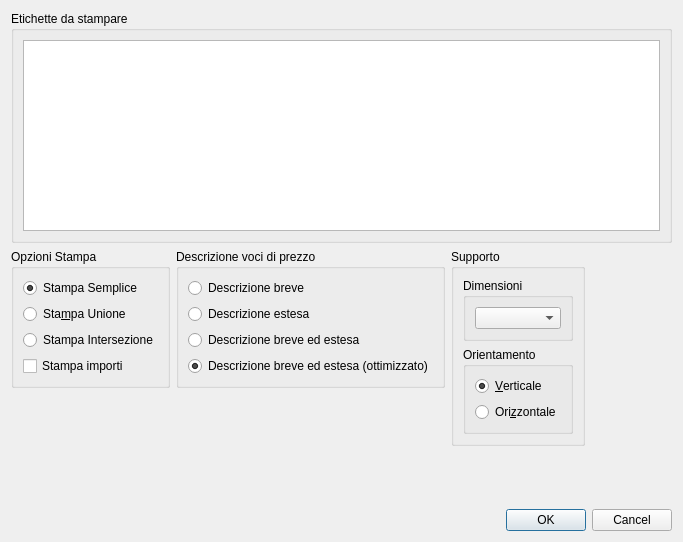
<?xml version="1.0" encoding="UTF-8"?>
<ui version="4.0">
 <class>AccountingAttributePrinterGUI</class>
 <widget class="QDialog" name="AccountingAttributePrinterGUI">
  <property name="geometry">
   <rect>
    <x>0</x>
    <y>0</y>
    <width>683</width>
    <height>542</height>
   </rect>
  </property>
  <property name="windowTitle">
   <string>Stampa Computo con Etichette</string>
  </property>
  <layout class="QGridLayout" name="gridLayout">
   <item row="0" column="0" colspan="5">
    <widget class="QGroupBox" name="groupBox">
     <property name="title">
      <string>Etichette da stampare</string>
     </property>
     <layout class="QGridLayout" name="gridLayout_2">
      <item row="0" column="0">
       <widget class="QTableView" name="attributesTableView">
        <property name="alternatingRowColors">
         <bool>true</bool>
        </property>
       </widget>
      </item>
     </layout>
    </widget>
   </item>
   <item row="3" column="1" colspan="3">
    <spacer name="verticalSpacer">
     <property name="orientation">
      <enum>Qt::Vertical</enum>
     </property>
     <property name="sizeHint" stdset="0">
      <size>
       <width>488</width>
       <height>57</height>
      </size>
     </property>
    </spacer>
   </item>
   <item row="4" column="3" colspan="2">
    <widget class="QDialogButtonBox" name="buttonBox">
     <property name="orientation">
      <enum>Qt::Horizontal</enum>
     </property>
     <property name="standardButtons">
      <set>QDialogButtonBox::Cancel|QDialogButtonBox::Ok</set>
     </property>
    </widget>
   </item>
   <item row="1" column="4">
    <spacer name="horizontalSpacer">
     <property name="orientation">
      <enum>Qt::Horizontal</enum>
     </property>
     <property name="sizeHint" stdset="0">
      <size>
       <width>335</width>
       <height>20</height>
      </size>
     </property>
    </spacer>
   </item>
   <item row="1" column="0" colspan="2">
    <layout class="QVBoxLayout" name="verticalLayout">
     <item>
      <widget class="QGroupBox" name="groupBox_2">
       <property name="title">
        <string>Opzioni Stampa</string>
       </property>
       <layout class="QGridLayout" name="gridLayout_3">
        <item row="1" column="0">
         <widget class="QRadioButton" name="attributePrintUnionRadioButton">
          <property name="text">
           <string>Sta&amp;mpa Unione</string>
          </property>
          <property name="checked">
           <bool>false</bool>
          </property>
         </widget>
        </item>
        <item row="2" column="0">
         <widget class="QRadioButton" name="attributePrintIntersectionRadioButton">
          <property name="text">
           <string>Stampa Intersezione</string>
          </property>
          <property name="checked">
           <bool>false</bool>
          </property>
         </widget>
        </item>
        <item row="0" column="0">
         <widget class="QRadioButton" name="attributePrintSimpleRadioButton">
          <property name="text">
           <string>Stampa Semplice</string>
          </property>
          <property name="checked">
           <bool>true</bool>
          </property>
         </widget>
        </item>
        <item row="3" column="0">
         <widget class="QCheckBox" name="printAmountsCheckBox">
          <property name="text">
           <string>Stampa importi</string>
          </property>
         </widget>
        </item>
       </layout>
      </widget>
     </item>
     <item>
      <spacer name="verticalSpacer_3">
       <property name="orientation">
        <enum>Qt::Vertical</enum>
       </property>
       <property name="sizeHint" stdset="0">
        <size>
         <width>20</width>
         <height>40</height>
        </size>
       </property>
      </spacer>
     </item>
    </layout>
   </item>
   <item row="1" column="2">
    <layout class="QVBoxLayout" name="verticalLayout_2">
     <item>
      <widget class="QGroupBox" name="groupBox_4">
       <property name="title">
        <string>Descrizione voci di prezzo</string>
       </property>
       <layout class="QGridLayout" name="gridLayout_6">
        <item row="0" column="0">
         <widget class="QRadioButton" name="printShortDescRadioButton">
          <property name="text">
           <string>Descrizione breve</string>
          </property>
         </widget>
        </item>
        <item row="1" column="0">
         <widget class="QRadioButton" name="printLongDescRadioButton">
          <property name="text">
           <string>Descrizione estesa</string>
          </property>
         </widget>
        </item>
        <item row="2" column="0">
         <widget class="QRadioButton" name="printShortLongDescRadioButton">
          <property name="text">
           <string>Descrizione breve ed estesa</string>
          </property>
         </widget>
        </item>
        <item row="3" column="0">
         <widget class="QRadioButton" name="printShortLongDescOptRadioButton">
          <property name="text">
           <string>Descrizione breve ed estesa (ottimizzato)</string>
          </property>
          <property name="checked">
           <bool>true</bool>
          </property>
         </widget>
        </item>
       </layout>
      </widget>
     </item>
     <item>
      <spacer name="verticalSpacer_4">
       <property name="orientation">
        <enum>Qt::Vertical</enum>
       </property>
       <property name="sizeHint" stdset="0">
        <size>
         <width>20</width>
         <height>40</height>
        </size>
       </property>
      </spacer>
     </item>
    </layout>
   </item>
   <item row="1" column="3">
    <layout class="QVBoxLayout" name="verticalLayout_3">
     <item>
      <widget class="QGroupBox" name="groupBox_3">
       <property name="title">
        <string>Supporto</string>
       </property>
       <layout class="QGridLayout" name="gridLayout_5">
        <item row="1" column="0">
         <widget class="QGroupBox" name="paperOrientationGroupBox">
          <property name="title">
           <string>Orientamento</string>
          </property>
          <layout class="QGridLayout" name="gridLayout_4">
           <item row="0" column="0">
            <widget class="QRadioButton" name="paperVerticalRadioButton">
             <property name="text">
              <string>&amp;Verticale</string>
             </property>
             <property name="checked">
              <bool>true</bool>
             </property>
            </widget>
           </item>
           <item row="1" column="0">
            <widget class="QRadioButton" name="paperHorizzontalRadioButton">
             <property name="text">
              <string>Ori&amp;zzontale</string>
             </property>
             <property name="checked">
              <bool>false</bool>
             </property>
            </widget>
           </item>
          </layout>
         </widget>
        </item>
        <item row="0" column="0">
         <widget class="QGroupBox" name="paperDImensionsGroupBox">
          <property name="title">
           <string>Dimensioni</string>
          </property>
          <layout class="QGridLayout" name="gridLayout_7">
           <item row="0" column="0">
            <widget class="QComboBox" name="paperDimensionsComboBox"/>
           </item>
          </layout>
         </widget>
        </item>
       </layout>
      </widget>
     </item>
    </layout>
   </item>
  </layout>
 </widget>
 <resources/>
 <connections>
  <connection>
   <sender>buttonBox</sender>
   <signal>accepted()</signal>
   <receiver>AccountingAttributePrinterGUI</receiver>
   <slot>accept()</slot>
   <hints>
    <hint type="sourcelabel">
     <x>248</x>
     <y>254</y>
    </hint>
    <hint type="destinationlabel">
     <x>157</x>
     <y>274</y>
    </hint>
   </hints>
  </connection>
  <connection>
   <sender>buttonBox</sender>
   <signal>rejected()</signal>
   <receiver>AccountingAttributePrinterGUI</receiver>
   <slot>reject()</slot>
   <hints>
    <hint type="sourcelabel">
     <x>316</x>
     <y>260</y>
    </hint>
    <hint type="destinationlabel">
     <x>286</x>
     <y>274</y>
    </hint>
   </hints>
  </connection>
 </connections>
</ui>
